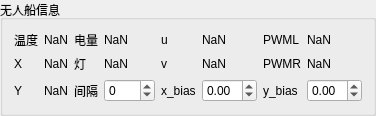
               <widget class="QGroupBox" name="Information_1">
                <property name="title">
                 <string>无人船信息</string>
                </property>
                <layout class="QGridLayout" name="gridLayout_3">
                 <item row="0" column="1">
                  <widget class="QLabel" name="ql_TP_Data_1">
                   <property name="text">
                    <string>NaN</string>
                   </property>
                  </widget>
                 </item>
                 <item row="1" column="1">
                  <widget class="QLabel" name="ql_X_Data_1">
                   <property name="text">
                    <string>NaN</string>
                   </property>
                  </widget>
                 </item>
                 <item row="0" column="0">
                  <widget class="QLabel" name="ql_ID">
                   <property name="text">
                    <string>温度</string>
                   </property>
                  </widget>
                 </item>
                 <item row="2" column="0">
                  <widget class="QLabel" name="ql_Y">
                   <property name="text">
                    <string>Y</string>
                   </property>
                  </widget>
                 </item>
                 <item row="2" column="1">
                  <widget class="QLabel" name="ql_Y_Data_1">
                   <property name="text">
                    <string>NaN</string>
                   </property>
                  </widget>
                 </item>
                 <item row="1" column="5">
                  <widget class="QLabel" name="ql_v_Data_1">
                   <property name="text">
                    <string>NaN</string>
                   </property>
                  </widget>
                 </item>
                 <item row="0" column="5">
                  <widget class="QLabel" name="ql_u_Data_1">
                   <property name="text">
                    <string>NaN</string>
                   </property>
                  </widget>
                 </item>
                 <item row="1" column="4">
                  <widget class="QLabel" name="ql_v">
                   <property name="text">
                    <string>v</string>
                   </property>
                  </widget>
                 </item>
                 <item row="0" column="4">
                  <widget class="QLabel" name="ql_u">
                   <property name="text">
                    <string>u</string>
                   </property>
                  </widget>
                 </item>
                 <item row="1" column="0">
                  <widget class="QLabel" name="ql_X">
                   <property name="text">
                    <string>X</string>
                   </property>
                  </widget>
                 </item>
                 <item row="0" column="6">
                  <widget class="QLabel" name="ql_PWML">
                   <property name="text">
                    <string>PWML</string>
                   </property>
                  </widget>
                 </item>
                 <item row="0" column="7">
                  <widget class="QLabel" name="ql_PWML_Data_1">
                   <property name="text">
                    <string>NaN</string>
                   </property>
                  </widget>
                 </item>
                 <item row="1" column="6">
                  <widget class="QLabel" name="ql_PWMR">
                   <property name="text">
                    <string>PWMR</string>
                   </property>
                  </widget>
                 </item>
                 <item row="1" column="7">
                  <widget class="QLabel" name="ql_PWMR_Data_1">
                   <property name="text">
                    <string>NaN</string>
                   </property>
                  </widget>
                 </item>
                 <item row="2" column="6">
                  <widget class="QLabel" name="ql_Ybias">
                   <property name="text">
                    <string>y_bias</string>
                   </property>
                  </widget>
                 </item>
                 <item row="1" column="2">
                  <widget class="QLabel" name="ql_LED">
                   <property name="text">
                    <string>灯</string>
                   </property>
                  </widget>
                 </item>
                 <item row="2" column="4">
                  <widget class="QLabel" name="ql_Xbias">
                   <property name="text">
                    <string>x_bias</string>
                   </property>
                  </widget>
                 </item>
                 <item row="2" column="5">
                  <widget class="QDoubleSpinBox" name="sb_X_bias_1">
                   <property name="minimum">
                    <double>-0.800000000000000</double>
                   </property>
                   <property name="maximum">
                    <double>0.800000000000000</double>
                   </property>
                   <property name="singleStep">
                    <double>0.200000000000000</double>
                   </property>
                   <property name="value">
                    <double>0.000000000000000</double>
                   </property>
                  </widget>
                 </item>
                 <item row="2" column="7">
                  <widget class="QDoubleSpinBox" name="sb_Y_bias_1">
                   <property name="minimum">
                    <double>-0.800000000000000</double>
                   </property>
                   <property name="maximum">
                    <double>0.800000000000000</double>
                   </property>
                   <property name="singleStep">
                    <double>0.200000000000000</double>
                   </property>
                  </widget>
                 </item>
                 <item row="2" column="2">
                  <widget class="QLabel" name="ql_Interval">
                   <property name="text">
                    <string>间隔</string>
                   </property>
                  </widget>
                 </item>
                 <item row="0" column="2">
                  <widget class="QLabel" name="ql_Battery">
                   <property name="text">
                    <string>电量</string>
                   </property>
                  </widget>
                 </item>
                 <item row="0" column="3">
                  <widget class="QLabel" name="ql_Battery_Data_1">
                   <property name="text">
                    <string>NaN</string>
                   </property>
                  </widget>
                 </item>
                 <item row="2" column="3">
                  <widget class="QDoubleSpinBox" name="sb_Interval_Data_1">
                   <property name="decimals">
                    <number>0</number>
                   </property>
                   <property name="minimum">
                    <double>-100.000000000000000</double>
                   </property>
                   <property name="singleStep">
                    <double>10.000000000000000</double>
                   </property>
                  </widget>
                 </item>
                 <item row="1" column="3">
                  <widget class="QLabel" name="ql_LED_Data_1">
                   <property name="text">
                    <string>NaN</string>
                   </property>
                  </widget>
                 </item>
                </layout>
               </widget>
